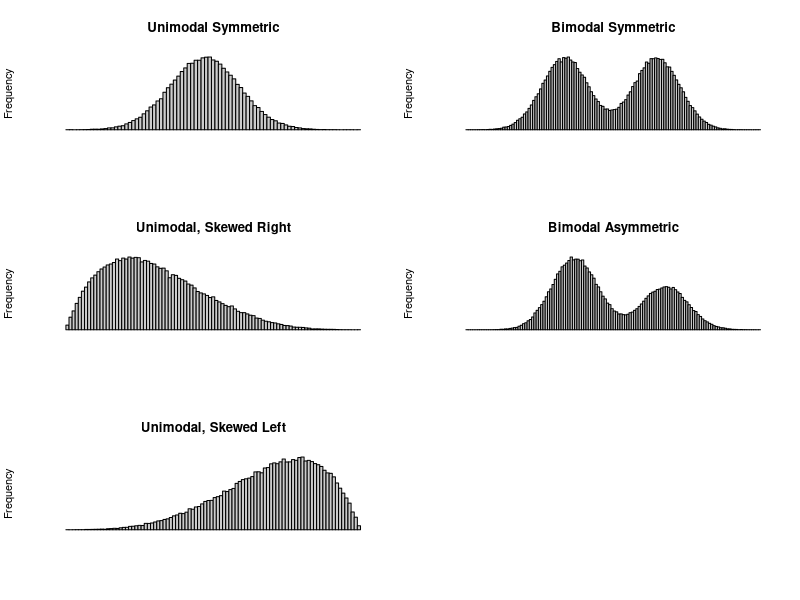

Source code (R): (Note: this script raises an error after producing the figure.)
###############################################
# Shape types of a histogram                  #
# Book: Statistics (The Easier Way) With R    #
# Author: Nicole Radziwill @nicoleradziwill   #
# Code from page 96 to 97                     #
# Comments by: Arturo Mora-Soto @jarturomora  #
#              Marked as #JAMS                #
###############################################

# This line sets up a plotting area that has 3 rows and 2 columns
par(mfrow=c(3,2))

label <- "Unimodal Symmetric"
# Randomly sample 100000 times from the normal distribution with mean
# of 0 and standard deviation of 1:
x <- c(rnorm(100000,0,1))
# Now plot the histogram in gray, with 100 bars, erasing all axis labels
hist(x,col="#cccccc",breaks=100,axes=FALSE,xlab="",main=label)

label <- "Bimodal Symmetric"
# Randomly sample 100000 times from the normal distribution with mean
# of 0 and standard deviation of 1, then again from the normal
# distribution with mean of 4 and standard deviation of 1 (so they have 
# distinctly different peaks). Mash all the data together to form x.
x <- c(rnorm(100000,0,1),rnorm(100000,4,1)) 
# Now plot the histogram in gray, with 100 bars, erasing all axis labels
hist(x,col="#cccccc",breaks=100,axes=FALSE,xlab="",main=label)

label <- "Unimodal, Skewed Right"
# Randomly sample 100000 times from the beta distribution (which is sort
# of normal looking, but is skewed according to its shape parameters).
# The shape parameters here are alpha=2 and beta=5, meaning it will be
# skewed to the right.
x <- rbeta(100000,2,5)
# Now plot the histogram in gray, with 100 bars, erasing all axis labels
hist(x,col="#cccccc",breaks=100,axes=FALSE,xlab="",main=label)

label="Bimodal Asymmetric"
# Randomly sample 60000 times from the normal distribution with mean
# of 0 and standard deviation of 1, then 100000 times from the normal
# distribution with mean of 4 and standard deviation of 1 (so they have
# distinctly different peaks, and so the first peak is not as high as
# the second peak). Mash all the data together to form x.

# x <- c(rnorm(60000,0,1),rnorm(100000,4,1))
x <- c(rnorm(60000,4,1),rnorm(100000,0,1))

# Now plot the histogram in gray, with 100 bars, erasing all axis labels
hist(x,col="#cccccc",breaks=100,axes=FALSE,xlab="",main=label)

label <- "Unimodal, Skewed Left"
# Randomly sample 100000 times from the beta distribution (which is sort
# of normal looking, but is skewed according to its shape parameters).
# The shape parameters here are alpha=5 and beta=2, meaning it will be
# skewed to the left.
x <- rbeta(100000,5,2)
# Now plot the histogram in gray, with 100 bars, erasing all axis labels
hist(x,col="#cccccc",breaks=100,axes=FALSE,xlab="",main=label)

label <- "Uniform, Symmetric"
# Randomly sample 100 million times from the uniform distribution with
# minimum of 0, and maximum of 6. We had to sample it a lot in order to
# give the plotted distribution that nice smooth plateau-like form.
x <- runif(100000000,0,6)
# Now plot the histogram in gray, limiting the extent of the x-axis
# to between 0 and 6 so that only our values show, with 7 bars, erasing
# all axis labels
#JAMS This histogram will take a little bit more time to be displayed, so be patient (it depends on you computer)
hist(x,col="#cccccc",breaks=7,axes=FALSE,xlab="",main=label)